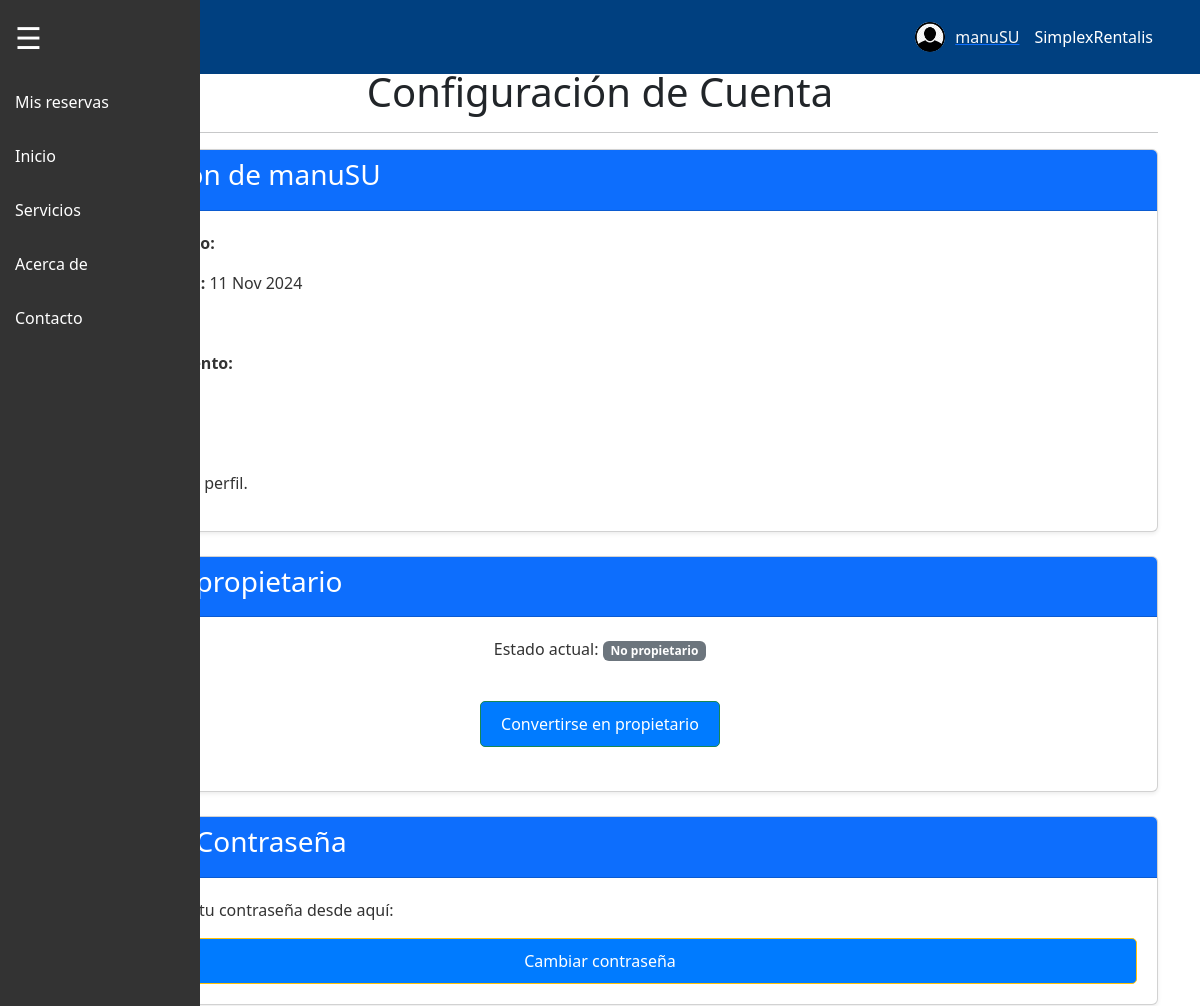
/settings/ (signed in, upper part), run on an earlier commit of the app's database.
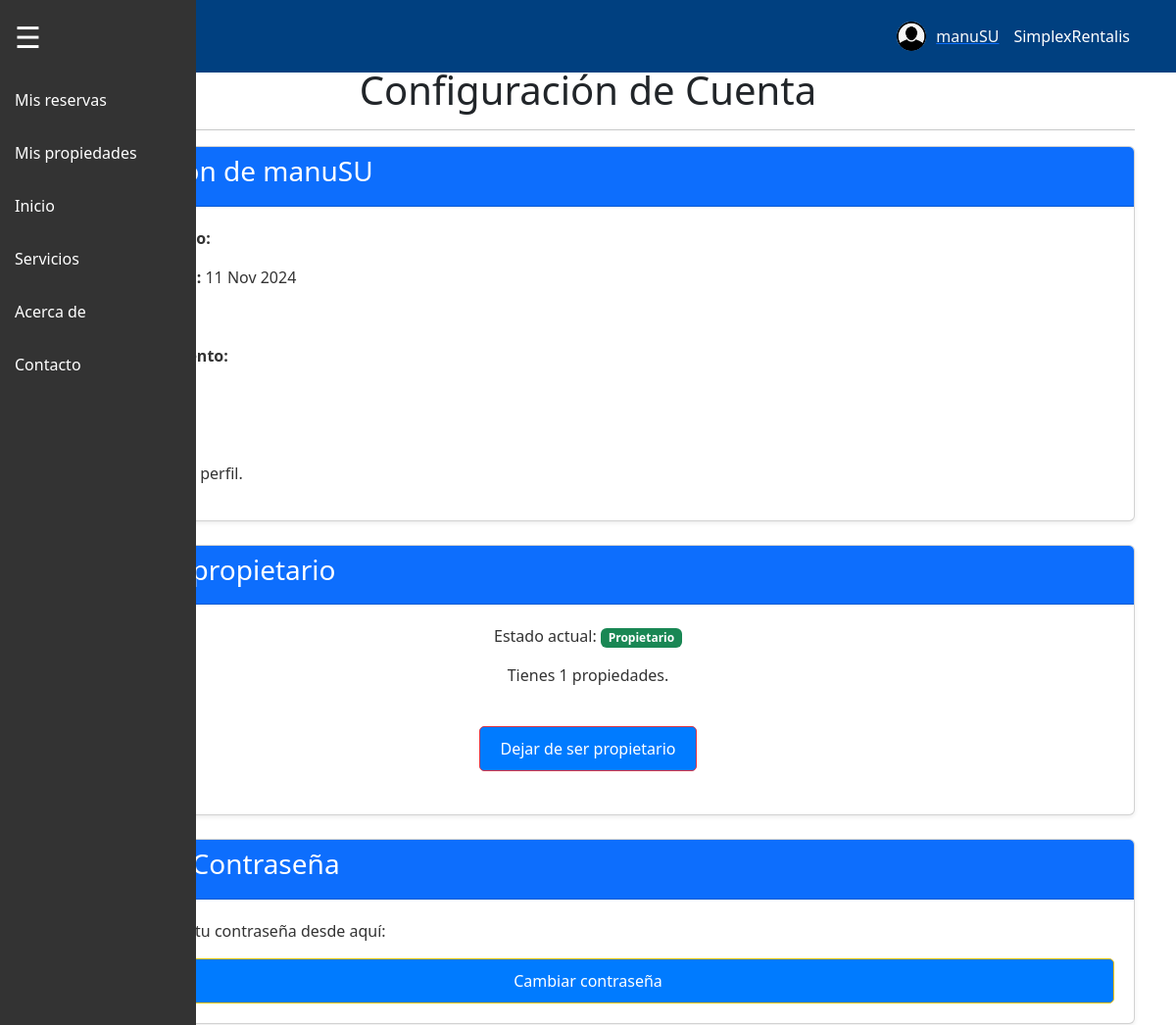
And on a later commit of the database.
### SimplexRentalisAPP/models.py (models this page shows, shortened)
class User(AbstractUser):
    email = models.EmailField(unique=True, max_length=254)
    telefono = models.CharField(unique=True, max_length=15, blank=True, null=True)
    fecha_nacimiento = models.DateField(null=True, blank=True)
    genero = models.CharField(
        max_length=10,
        choices=[('masculino', 'Masculino'), ('femenino', 'Femenino'), ('otro', 'Otro')],
        blank=True,
        null=True
    )
    avatar = models.ImageField(
        upload_to='avatars/',
        null=True,
        blank=True,
        default='defaults/default_avatar.png'  # Ruta del avatar por defecto
    )
    es_propietario = models.BooleanField(default=False)
    ultimo_acceso = models.DateTimeField(null=True, blank=True)
    groups = models.ManyToManyField(
        'auth.Group',
        related_name='custom_user_groups',
        blank=True
    )
    user_permissions = models.ManyToManyField(
        'auth.Permission',
        related_name='custom_user_permissions',
        blank=True
    )

### SimplexRentalisAPP/views.py (the view)
# urls.py: path('settings/', views.account_settings, name='settings'),
@login_required
def account_settings(request):
    if request.method == 'POST':
        user = request.user
        form_data = request.POST.copy()
        for field in form_data.keys():
            if field in user.__dict__ and form_data[field] == str(getattr(user, field)):
                form_data.pop(field)
        form = ConfiguracionCuentaForm(form_data, request.FILES, instance=user)
        if form.is_valid():
            form.save()
            if request.headers.get('x-requested-with') == 'XMLHttpRequest':
                return JsonResponse({'success': True})
            else:
                messages.success(request, 'Tu perfil ha sido actualizado con éxito.')
                return redirect('settings')
        else:
            if request.headers.get('x-requested-with') == 'XMLHttpRequest':
                errors = {field: error[0] for field, error in form.errors.items()}
                return JsonResponse({'success': False, 'error': errors}, status=400)
            else:
                messages.error(request, 'Por favor, corrige los errores a continuación.')
    else:
        form = ConfiguracionCuentaForm(instance=request.user)
    return render(request, 'SimplexRentalisAPP/settings.html', {'form': form})

### SimplexRentalisAPP/templates/SimplexRentalisAPP/settings.html (shortened to what this page needs)
{% extends "base.html" %}
{% load static %}
{% block content %}
<div class="container mt-5">
    <h1 class="text-center">Configuración de Cuenta</h1>
    <hr>
    <div class="card shadow-sm mb-4">
        <div class="card-header bg-primary text-white">
            <h3>Información de {{ user.username }}</h3>
        </div>
        <div class="card-body">
            <p><strong>Correo electrónico:</strong> {{ user.email }}</p>
            <p><strong>Fecha de registro:</strong> {{ user.date_joined|date:"d M Y" }}</p>
            <p><strong>Teléfono:</strong> {{ user.telefono }}</p>
            <p><strong>Fecha de nacimiento:</strong> {{ user.fecha_nacimiento|date:"d M Y" }}</p>
            <p><strong>Género:</strong> {{ user.genero }}</p>
            <p><strong>Imagen de perfil:</strong></p>
            {% if user.avatar %}
                <img src="{{ user.avatar.url }}" alt="Avatar de {{ user.username }}" class="img-thumbnail" style="max-width: 150px;">
            {% else %}
                <p>No hay imagen de perfil.</p>
            {% endif %}
        </div>
    </div>
    <div class="card shadow-sm mb-4">
        <div class="card-header bg-primary text-white">
            <h3>Estado de propietario</h3>
        </div>
        <div class="card-body">
            <p class="text-center">
                Estado actual:
                {% if user.es_propietario %}
                    <span class="badge bg-success">Propietario</span>
                {% else %}
                    <span class="badge bg-secondary">No propietario</span>
                {% endif %}
            </p>
            {% if user.es_propietario %}
                <p class="text-center">
                    Tienes {{ user.propiedades.count }} propiedades.
                </p>
            {% endif %}
            <div class="d-flex justify-content-center my-4">
                <button type="button" class="btn {% if user.es_propietario %}btn-danger{% else %}btn-success{% endif %}"
                        data-bs-toggle="modal" data-bs-target="#changeOwnerModal">
                    {% if user.es_propietario %}
                        Dejar de ser propietario
                    {% else %}
                        Convertirse en propietario
                    {% endif %}
                </button>
            </div>
        </div>
    </div>
    <div class="card shadow-sm mb-4">
        <div class="card-header bg-primary text-white">
            <h3>Actualizar Contraseña</h3>
        </div>
        <div class="card-body">
            <p>Puedes actualizar tu contraseña desde aquí:</p>
            <a href="{% url 'password_change' %}" class="btn btn-warning">Cambiar contraseña</a>
        </div>
    </div>
{% endblock %}

### SimplexRentalisAPP/templates/base.html (shortened to what this page needs)
<!DOCTYPE html>
<html lang="es">
<head>
  {% load static %}
  <link href="https://cdn.jsdelivr.net/npm/bootstrap@5.3.0-alpha3/dist/css/bootstrap.min.css" rel="stylesheet">
  <link rel="stylesheet" href="{% static 'css/style.css' %}">
</head>
<body>
  <div id="menu">
    <span class="hamburguesa">&#9776;</span>
    <a href="#" class="menu-item">Mis reservas</a>
    {% if user.es_propietario %}
        <a href="/mis_propiedades/" class="menu-item">Mis propiedades</a>
    {% endif %}
    <a href="#" class="menu-item">Inicio</a>
    <a href="#" class="menu-item">Servicios</a>
    <a href="#" class="menu-item">Acerca de</a>
    <a href="#" class="menu-item">Contacto</a>
  </div>
  <div class="navbar">
    <div class="container-fluid">
      <div id="userMenu" class="position-relative">
        {% if user.is_authenticated %}
        <a href="#" class="d-flex align-items-center" id="userDropdown" data-bs-toggle="dropdown" aria-expanded="false">
          {% if user.avatar %}
              <img src="{{ user.avatar.url }}" alt="Avatar" class="rounded-circle" style="width: 30px; height: 30px; margin-right: 10px;">
          {% else %}
              <img src="/media/defaults/default_avatar.png" alt="Avatar" class="rounded-circle" style="width: 30px; height: 30px; margin-right: 10px;">
          {% endif %}
          <span class="text-light">{{ user.username }}</span>
        </a>
        {% else %}
        <button class="btn btn-outline-light btn-login" data-bs-toggle="modal" data-bs-target="#loginModal">Iniciar Sesión</button>
        {% endif %}
      </div>
      <a href="/" class="menu-item">SimplexRentalis</a>
    </div>
  </div>
  <div id="main-content">
    {% block content %}
    {% endblock %}
  </div>
</body>
</html>

What changed in the data, as far as the page shows it:
changed User "manuSU": es_propietario False → True (drawn); propiedades.count (not shown) → "1"
Also different on the page:
text no longer shown: "No propietario Convertirse en propietario"
text now shown: "Mis propiedades Propietario Tienes propiedades. Dejar de ser propietario"
